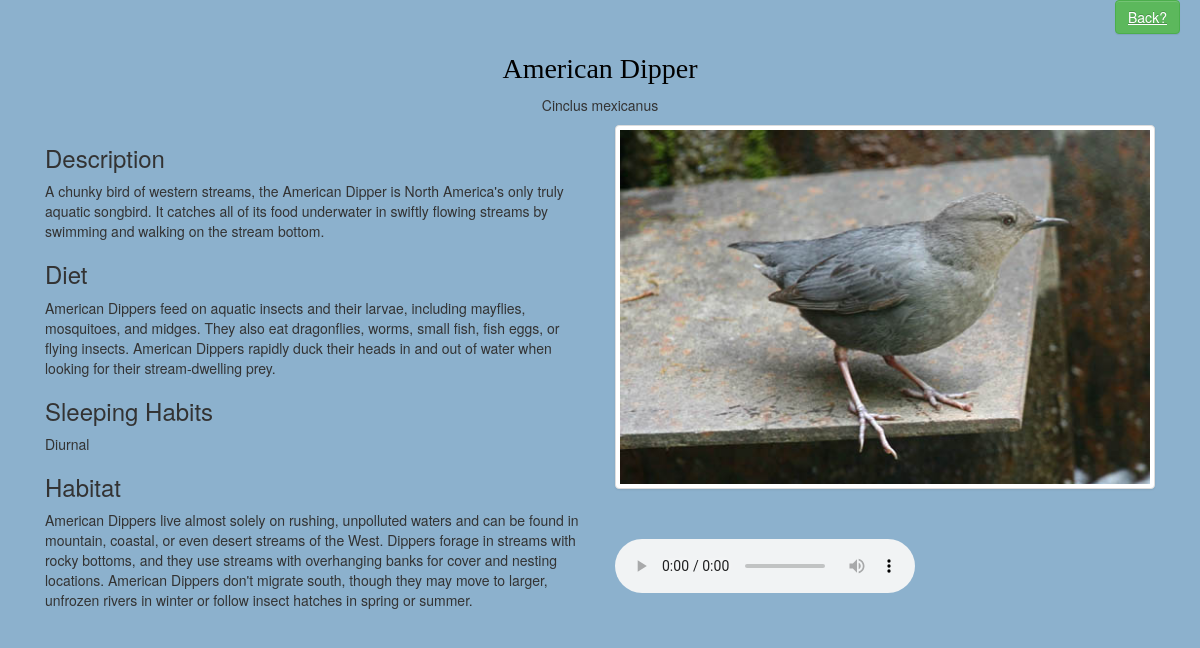
The page /birds/American-Dipper/ on the database its author committed.
### apps/birds/models.py (models this page shows, shortened)
@python_2_unicode_compatible
class Bird(models.Model):
    name = models.CharField(max_length=100, unique=True)
    slug = models.CharField(max_length=100, unique=True)
    species = models.CharField(max_length=100, unique=True)
    description = models.TextField()
    image = models.ImageField(blank=True, null=True) #requires pillow (pip install pillow)
    sound = models.FileField(blank=True, null=True)
    diet = models.TextField(blank=True, null=True)
    sleep = models.CharField(max_length=35, blank=True, null=True)
    habitat = models.TextField(blank=True, null=True)
    class Meta:
        ordering = ('name', )

### apps/birds/views.py (the view)
# urls.py: url(r'^(?P<slug>[\w-]+)/$', BirdEntry.as_view(), name='BirdEntry'),
class BirdEntry(DetailView):
    model = Bird
    template_name = 'birds/bird.html'
    def get(self, request, *args, **kwargs):
        self.object = self.get_object()
        context = self.get_context_data(object=self.object)
        return self.render_to_response(context)

### apps/birds/templates/birds/bird.html (shortened to what this page needs)
{% extends 'base.html' %}
{% block content %}
            <div class="container">
              <div class="row">
                <div class="row">
                  <div class="col-xs-1">
                  <a class="btn btn-success" href="{% url 'BirdList' %}">Back?</a>
                </div>
                </div>
                <h2 align="center">{{ object.name }}</h2>
                <p align="center">{{object.species}}</p>
              </div>
                <div class="row">
                  <div class="col-xs-12">
                    <div class="col-xs-6">
                        <h3>Description</h3>
                        <p>{{ object.description }}</p>
                        <h3>Diet</h3>
                        <p>{{object.diet}}</p>
                        <h3>Sleeping Habits</h3>
                        <p>{{object.sleep}}</p>
                        <h3>Habitat</h3>
                        <p>{{object.habitat}}</p>
                    </div>
                    <div class="col-xs-6">
                        {% if object.image %}
                          <img src="{{ object.image.url}}" alt="birdpicture" class="img-responsive img-thumbnail">
                        {% else %}
                          <h3>No image</h3>
                        {% endif %}
                        {% if object.sound %}
                          <audio controls style="margin-top:50px;"><source src="{{object.sound.url}}" type="audio/mpeg"></audio>
                        {% else %}
                          <h3>No sound</h3>
                        {% endif %}
                    </div>
                  </div>
                </div>
              </div>
{% endblock %}

### StanislausBirds/static/css/styles.css (style rules this page uses)
body { background-color: #8CB1CD; }
h2 { color:Black; font-family:fantasy; font-size: 200%; }
a { color: darkgreen; text-decoration: underline; }

### rows shown on the page
Bird: name "American Dipper", species "Cinclus mexicanus", description "A chunky bird of western streams, the American Dipper is North America's only truly aquatic songbird. It catches all of its food underwater in swiftly flowing streams by swimming and walking on the stream bottom.", diet "American Dippers feed on aquatic insects and their larvae, including mayflies, mosquitoes, and midges. They also eat dragonflies, worms, small fish, fish eggs, or flying insects. American Dippers rapidly duck their heads in and out of water when looking for their stream-dwelling prey.", sleep "Diurnal", habitat "American Dippers live almost solely on rushing, unpolluted waters and can be found in mountain, coastal, or even desert streams of the West. Dippers forage in streams with rocky bottoms, and they use streams with overhanging banks for cover and nesting locations. American Dippers don't migrate south, though they may move to larger, unfrozen rivers in winter or follow insect hatches in spring or summer.", image (picture)
